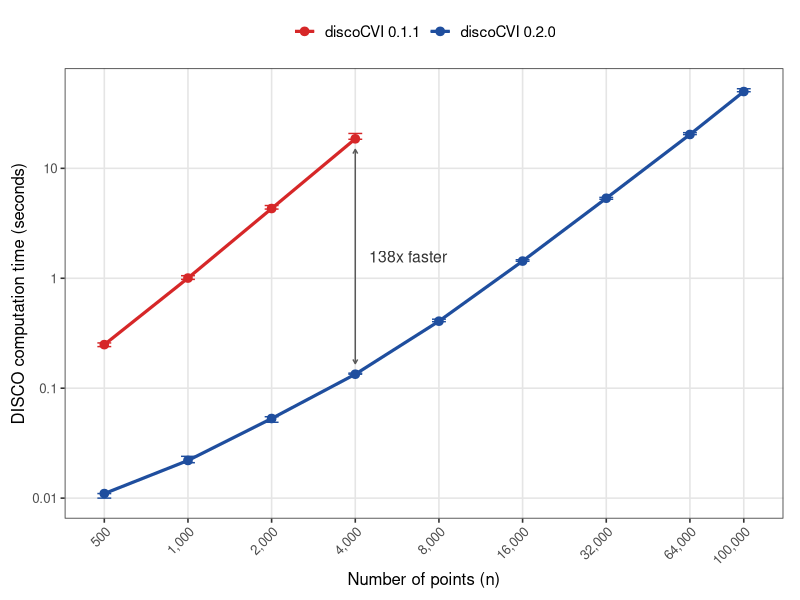
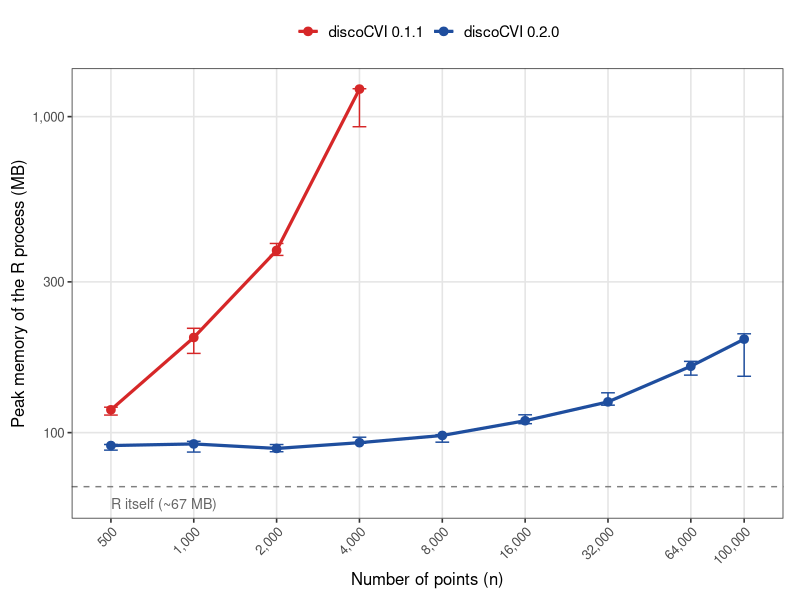
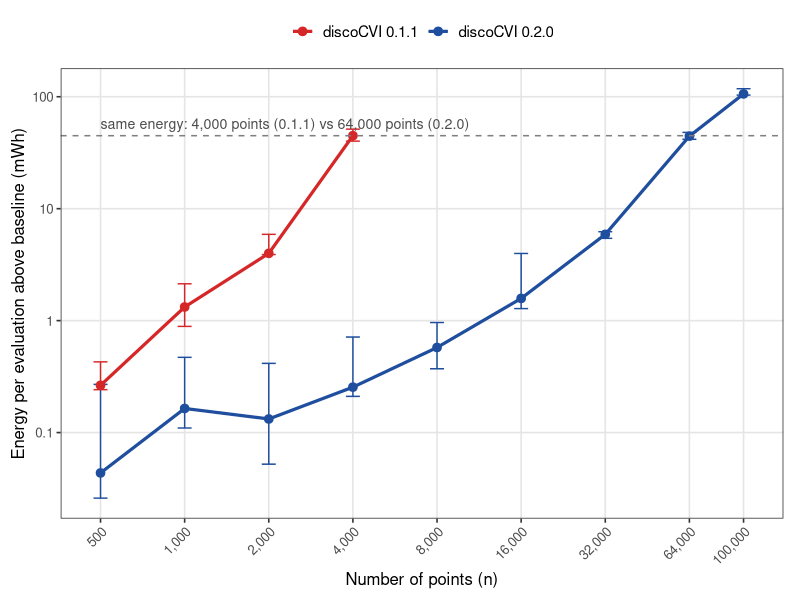
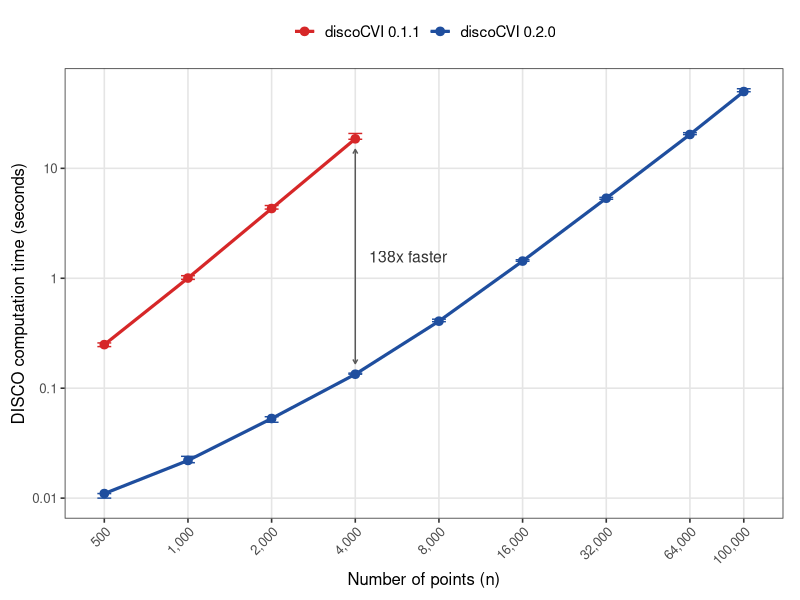
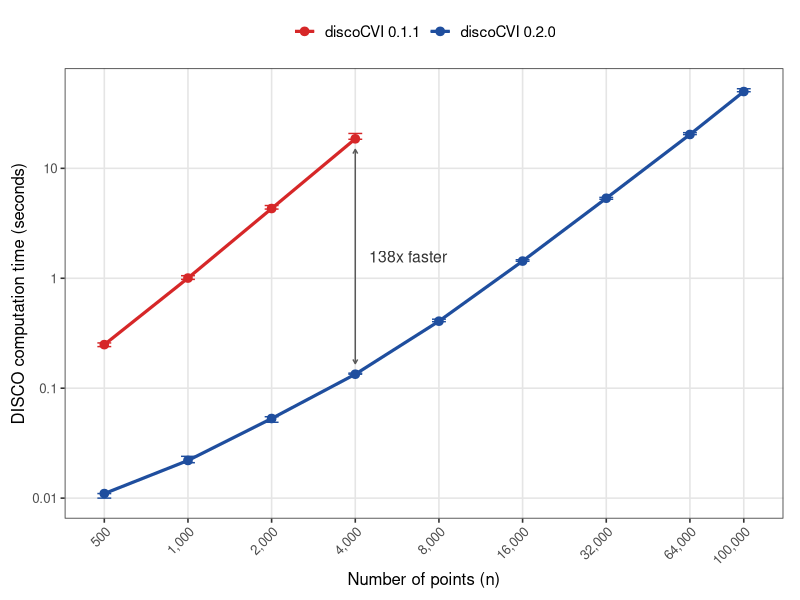
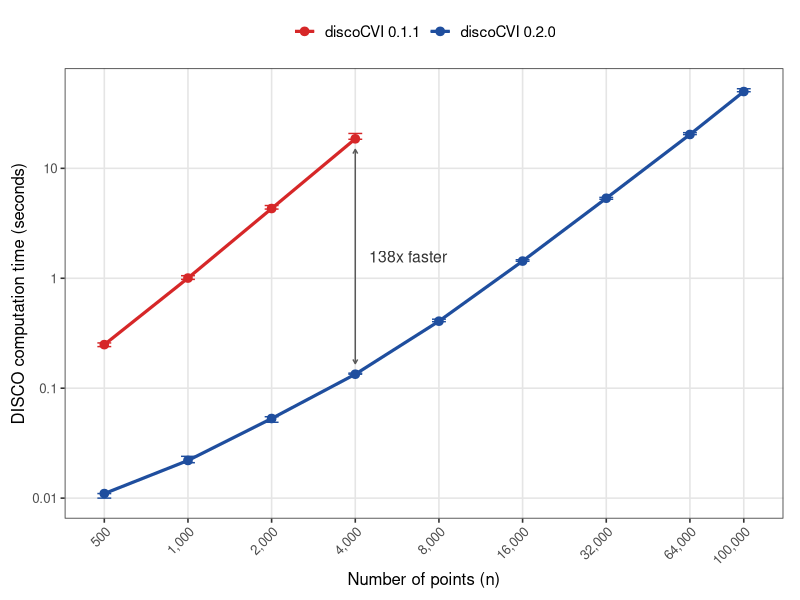
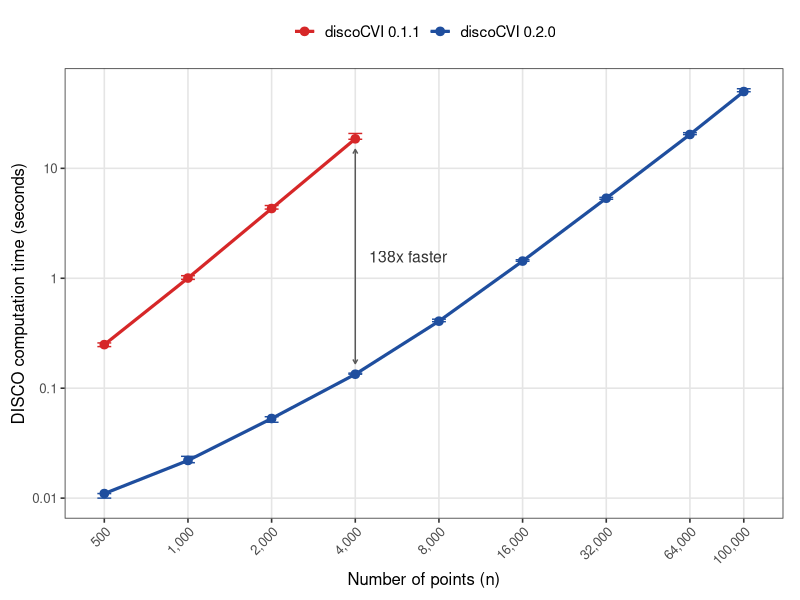
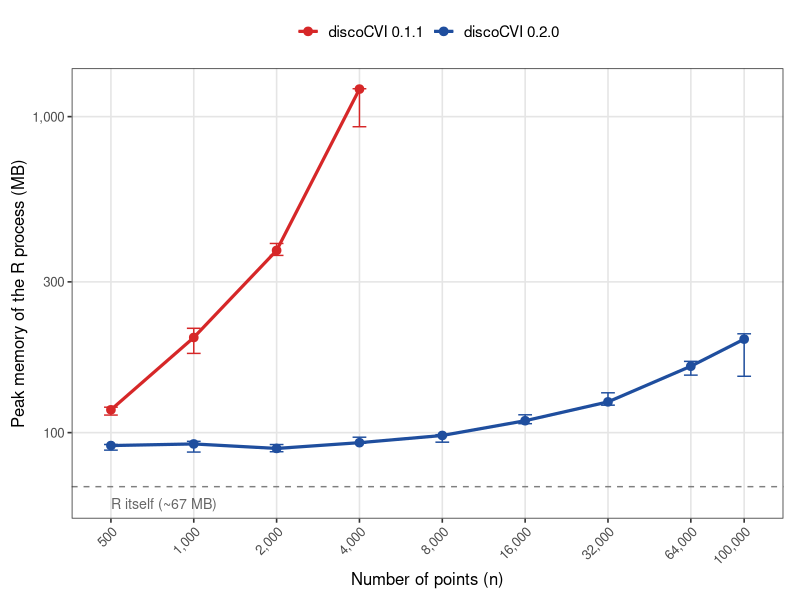

These figures' R source, in order:
# plot_results.R — publication figures from results_final.csv
# Red = discoCVI 0.1.1, blue = discoCVI 0.2.0.
# Points = median of 5 runs, bars = range (min to max).
# Writes PNG (300 dpi) and PDF to benchmarks/figures/ and paper/figures/.
#
# Run in RStudio:
#   setwd("~/Desktop/R-projects/discoCVI/benchmarks")
#   source("plot_results.R")

library(ggplot2)

res <- read.csv("results_final.csv")

# ---- baseline (R start-up + data generation, no DISCO) --------------------
base <- aggregate(cbind(energy_Wh, peak_rss_MB) ~ n,
                  data = subset(res, version == "baseline"), FUN = median)
names(base) <- c("n", "base_energy_Wh", "base_rss_MB")
r_itself_MB <- median(base$base_rss_MB)

# ---- summaries per version and n -----------------------------------------
d <- merge(subset(res, version != "baseline"), base, by = "n")
d$energy_mWh <- (d$energy_Wh - d$base_energy_Wh) * 1000

summ <- do.call(rbind, lapply(split(d, list(d$version, d$n), drop = TRUE), function(g) {
  data.frame(version   = g$version[1], n = g$n[1],
             time      = median(g$disco_time_s),
             time_lo   = min(g$disco_time_s),  time_hi   = max(g$disco_time_s),
             mem       = median(g$peak_rss_MB),
             mem_lo    = min(g$peak_rss_MB),   mem_hi    = max(g$peak_rss_MB),
             energy    = median(g$energy_mWh),
             energy_lo = min(g$energy_mWh),    energy_hi = max(g$energy_mWh))
}))
summ <- summ[order(summ$version, summ$n), ]
# very short runs can give a tiny negative energy after the baseline is
# subtracted; keep them positive so they can be shown on a log scale
summ$energy_lo <- pmax(summ$energy_lo, summ$energy / 10)

summ$version <- factor(summ$version, levels = c("old", "new"),
                       labels = c("discoCVI 0.1.1", "discoCVI 0.2.0"))
cols <- c("discoCVI 0.1.1" = "#D62728",   # red
          "discoCVI 0.2.0" = "#1F4E9E")   # blue

# ---- shared style --------------------------------------------------------
plain_num <- function(x) format(x, big.mark = ",", scientific = FALSE,
                                drop0trailing = TRUE, trim = TRUE)
x_breaks  <- c(500, 1000, 2000, 4000, 8000, 16000, 32000, 64000, 100000)

theme_pub <- theme_bw(base_size = 12) +
  theme(panel.grid.minor  = element_blank(),
        panel.grid.major  = element_line(colour = "grey90"),
        legend.position   = "top",
        legend.text       = element_text(size = 11),
        axis.text.x       = element_text(angle = 45, hjust = 1),
        plot.margin       = margin(8, 12, 8, 8))

base_plot <- function(y, lo, hi, ylab) {
  ggplot(summ, aes(x = n, y = .data[[y]], colour = version)) +
    geom_errorbar(aes(ymin = .data[[lo]], ymax = .data[[hi]]),
                  width = 0.05, linewidth = 0.5) +
    geom_line(linewidth = 1.1) +
    geom_point(size = 2.6) +
    scale_x_log10(breaks = x_breaks, labels = plain_num) +
    scale_y_log10(labels = plain_num) +
    scale_colour_manual(values = cols, name = NULL) +
    labs(x = "Number of points (n)", y = ylab) +
    theme_pub
}

save_both <- function(p, name) {
  for (dir in c("figures", "../paper/figures")) {
    dir.create(dir, showWarnings = FALSE, recursive = TRUE)
    ggsave(file.path(dir, paste0(name, ".png")), p, width = 6.5, height = 4.5,
           dpi = 300, bg = "white")
    ggsave(file.path(dir, paste0(name, ".pdf")), p, width = 6.5, height = 4.5)
  }
}

# ---- 1. time --------------------------------------------------------------
n_common <- max(summ$n[summ$version == "discoCVI 0.1.1"])
t_old    <- summ$time[summ$version == "discoCVI 0.1.1" & summ$n == n_common]
t_new    <- summ$time[summ$version == "discoCVI 0.2.0" & summ$n == n_common]

p_time <- base_plot("time", "time_lo", "time_hi", "DISCO computation time (seconds)") +
  annotate("segment", x = n_common, xend = n_common, y = t_new * 1.25, yend = t_old / 1.25,
           colour = "grey35", linewidth = 0.5,
           arrow = arrow(ends = "both", length = unit(0.12, "cm"))) +
  annotate("text", x = n_common * 1.12, y = sqrt(t_old * t_new),
           label = paste0(round(t_old / t_new), "x faster"),
           hjust = 0, colour = "grey20", size = 4)
save_both(p_time, "fig_time")

# ---- 2. memory ------------------------------------------------------------
p_mem <- base_plot("mem", "mem_lo", "mem_hi", "Peak memory of the R process (MB)") +
  geom_hline(yintercept = r_itself_MB, linetype = "dashed", colour = "grey50") +
  annotate("text", x = 500, y = r_itself_MB * 0.92,
           label = paste0("R itself (~", round(r_itself_MB), " MB)"),
           hjust = 0, vjust = 1, colour = "grey40", size = 3.6)
save_both(p_mem, "fig_memory")

# ---- 3. energy ------------------------------------------------------------
e_old <- summ$energy[summ$version == "discoCVI 0.1.1" & summ$n == n_common]
p_energy <- base_plot("energy", "energy_lo", "energy_hi",
                      "Energy per evaluation above baseline (mWh)") +
  geom_hline(yintercept = e_old, linetype = "dashed", colour = "grey50") +
  annotate("text", x = 500, y = e_old * 1.15,
           label = paste0("same energy: ", plain_num(n_common),
                          " points (0.1.1) vs 64,000 points (0.2.0)"),
           hjust = 0, vjust = 0, colour = "grey30", size = 3.6)
save_both(p_energy, "fig_energy")

print(p_time); print(p_mem); print(p_energy)
cat("Saved fig_time, fig_memory, fig_energy (.png and .pdf) to benchmarks/figures and paper/figures\n")
